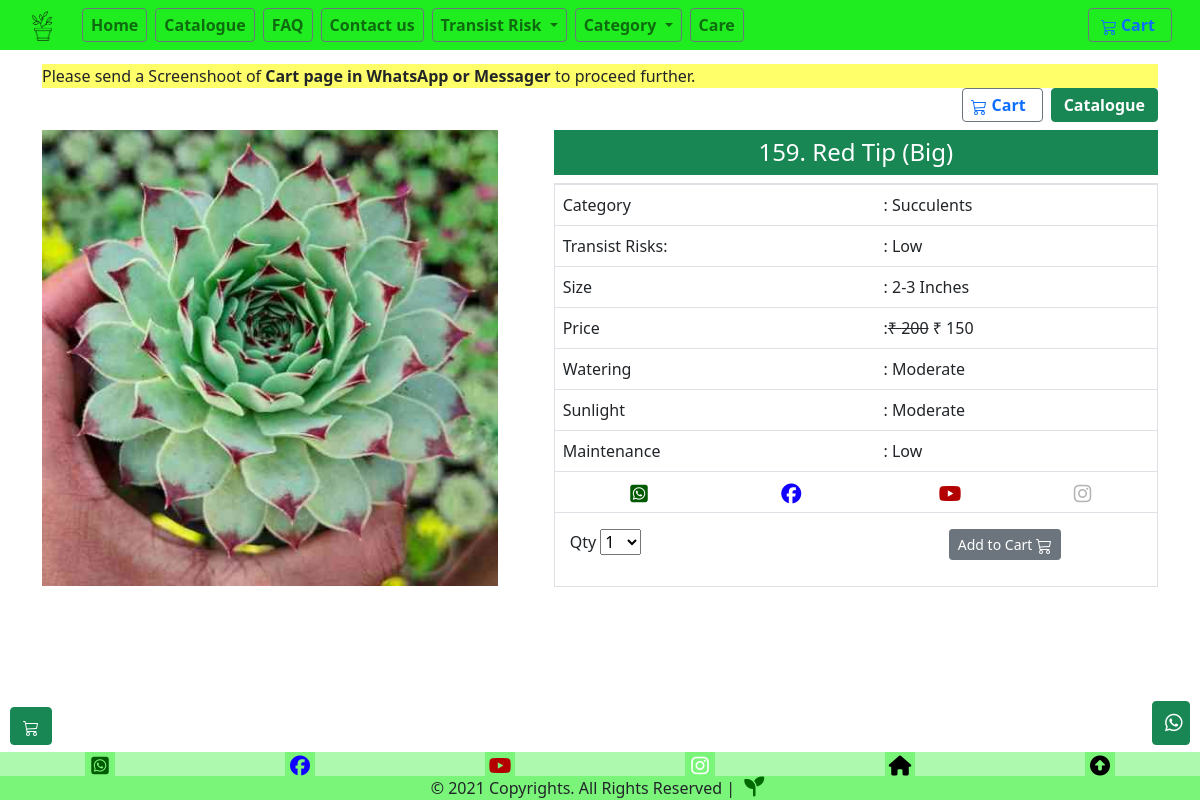
Before: /red-tip-big with the older database file.
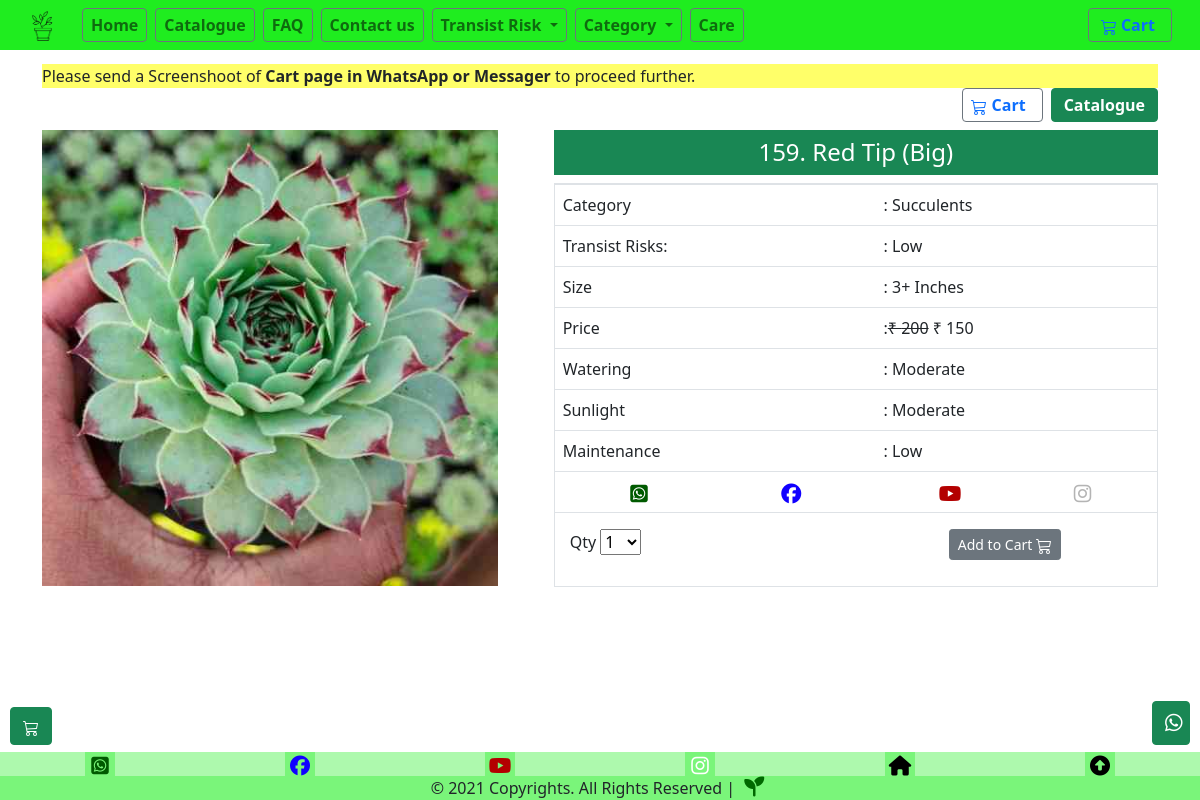
After: the same page with the newer database file.
### store/models.py (models this page shows, shortened)
class Product(models.Model):
    pid=models.IntegerField(null=False)
    category = models.ForeignKey(Category, related_name='product', on_delete=models.CASCADE,default=7)
    risk = models.ForeignKey(Risk, related_name='product', on_delete=models.CASCADE,default=1)
    created_by = models.ForeignKey(User, on_delete=models.CASCADE, related_name='product_creator',default=1)
    title = models.CharField(max_length=255)
    Nickname=models.CharField(max_length=255)
    author = models.CharField(max_length=255, default='admin')
    description = models.TextField(blank=True)
    image = models.ImageField(upload_to='images/', default='images/default.png')
    slug = models.SlugField(max_length=255)
    size=models.CharField(max_length=255, default="2-3")
    price = models.IntegerField(default=0)
    disprice = models.IntegerField(default=0)
    orgprice = models.IntegerField(default=0)
    in_stock = models.BooleanField(default=True)
    indoor = models.BooleanField(default=False)
    mother = models.BooleanField(default=False)
    is_active = models.BooleanField(default=True)
    created = models.DateTimeField(auto_now_add=True)
    updated = models.DateTimeField(auto_now=True)
    objects = models.Manager()
    sun = models.ForeignKey(Sun, related_name='product', on_delete=models.CASCADE,default=1)
    Watering = models.ForeignKey(Watering, related_name='product', on_delete=models.CASCADE,default=1)
    products = ProductManager()
    maintenance = models.ForeignKey(maintenance, related_name='product', on_delete=models.CASCADE,default=1)
    tag = models.CharField(max_length=20, choices=TAG_CHOICES, default='None')
    class Meta:
        verbose_name_plural = 'Products'
        ordering = ('-created',)
    def get_absolute_url(self):
        return reverse('store:product_detail', args=[self.slug])

class Category(models.Model):
    name = models.CharField(max_length=255, db_index=True)
    slug = models.SlugField(max_length=255, unique=True)
    class Meta:
        verbose_name_plural = 'categories'
    def __str__(self):
        return self.name

class Risk(models.Model):
    name = models.CharField(max_length=255, db_index=True)
    slug = models.SlugField(max_length=255, unique=True)
    class Meta:
        verbose_name_plural = 'risks'
    def __str__(self):
        return self.name

class Watering(models.Model):
    name = models.CharField(max_length=255, db_index=True)
    slug = models.SlugField(max_length=255, unique=True)
    class Meta:
        verbose_name_plural = 'waterings'
    def __str__(self):
        return self.name

class Sun(models.Model):
    name = models.CharField(max_length=255, db_index=True)
    slug = models.SlugField(max_length=255, unique=True)
    class Meta:
        verbose_name_plural = 'suns'
    def __str__(self):
        return self.name

class maintenance(models.Model):
    name = models.CharField(max_length=255, db_index=True)
    slug = models.SlugField(max_length=255, unique=True)
    class Meta:
        verbose_name_plural = 'maintenances'
    def __str__(self):
        return self.name

### store/views.py (the view)
# urls.py: path('<slug:slug>', views.product_detail, name='product_detail'),
def product_detail(request, slug):
    product = get_object_or_404(Product, slug=slug, in_stock=True)
    return render(request, 'store/products/single.html', {'product': product})

### basket/basket.py (called while the page is built)
    def __len__(self):
        return sum(item['qty'] for item in self.basket.values())

### basket/context_processors.py (called while the page is built)
def basket(request):
    return {'basket': Basket(request)}

### store/context_processors.py (called while the page is built)
def categories(request):
    Product.objects.update(price=F('orgprice')-F('disprice'))
    return {
        'categories': Category.objects.all()
    }

### templates/store/products/single.html (shortened to what the changed rows need)
{% extends "store/base.html" %}
{% load static %}
{% block content %}
{% load mathfilters %}
<div class="container mt-3">
    <main class="pt-5">
        <div class="row g-3">
            <div class="col-md-5 col-lg-5 order-md-first">
                <img class="img-fluid mx-auto d-block w-100" width="200px" alt="Responsive image" src="{{ product.image.url }}">
            </div>
            <div class="col-md-7 col-lg-7 ps-md-3 ps-lg-5">
                <div class="card-text text-center py-2  px-0 m-0 h4 bg-success text-white">
                    {{product.pid}}. {{ product.title }}
                </div>
                <div class="border mt-2 pb-0">
                        <div class="row ">
                            <div class="col-12 pb-0">
                                <table class="table table-hover">
                                    <tbody>
                                    <tr>
                                        <td>Category</td>
                                        <td>: {{ product.category }}</td>
                                    </tr>
                                    <tr>
                                        <td>Transist Risks:</td>
                                        <td>: {{product.risk}}</td>
                                    </tr>
                                    <tr>
                                        <td>Size</td>
                                        <td>: {{product.size}} Inches</td>
                                    </tr>
                                    <tr>
                                        <td>Price</td>
                                        <td>:<strike>&#8377; {{ product.orgprice}}</strike> &#8377; {{ product.price }}
                                        </td>
                                    </tr>
                                    <tr>
                                        <td>Watering</td>
                                        <td>: {{product.Watering}}</td>
                                    </tr>
                                    <tr>
                                        <td>Sunlight</td>
                                        <td>: {{product.sun}}</td>
                                    </tr>
                                    <tr>
                                      <td>Maintenance</td>
                                      <td>: {{product.maintenance}}</td>
                                    </tr>
                                    </tbody>
                                  </table>
                            </div>
                        </div>
                    <div class="col">
                    </div>
                </div>
            </div>
        </div>
        <br>
        <br>
        <br>
        <br>
        <br>
    </main>
</div>
{% endblock %}

Changed rows visible on the page:
changed Product "Red Tip (Big)": size "2-3" → "3+"
